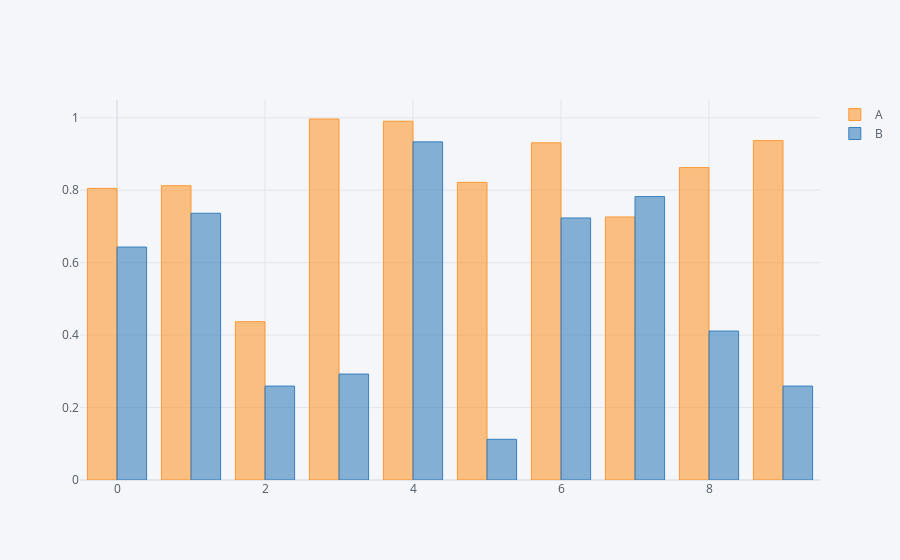

The notebook cell saved with this chart:
### Code cell
import cufflinks as cf
cf.go_offline()
cf.set_config_file(offline=False, world_readable=True)
df.iplot(kind='bar')

### Figure 1 — Plotly figure (JSON) as saved in the notebook; plotly's stock layout.template omitted (floating-point values rounded to 4 significant figures)
{"data": [{"marker": {"color": "rgba(255, 153, 51, 0.6)", "line": {"color": "rgba(255, 153, 51, 1.0)", "width": 1}}, "name": "A", "orientation": "v", "text": "", "type": "bar", "x": [0, 1, 2, 3, 4, 5, 6, 7, 8, 9], "y": [0.8051, 0.8126, 0.4371, 0.9967, 0.9906, 0.8219, 0.9309, 0.7262, 0.8625, 0.9371]}, {"marker": {"color": "rgba(55, 128, 191, 0.6)", "line": {"color": "rgba(55, 128, 191, 1.0)", "width": 1}}, "name": "B", "orientation": "v", "text": "", "type": "bar", "x": [0, 1, 2, 3, 4, 5, 6, 7, 8, 9], "y": [0.6431, 0.7365, 0.2593, 0.2925, 0.9336, 0.1123, 0.7234, 0.7824, 0.4113, 0.2593]}], "layout": {"legend": {"bgcolor": "#F5F6F9", "font": {"color": "#4D5663"}}, "paper_bgcolor": "#F5F6F9", "plot_bgcolor": "#F5F6F9", "title": {"font": {"color": "#4D5663"}}, "xaxis": {"gridcolor": "#E1E5ED", "showgrid": true, "tickfont": {"color": "#4D5663"}, "title": {"font": {"color": "#4D5663"}, "text": ""}, "zerolinecolor": "#E1E5ED"}, "yaxis": {"gridcolor": "#E1E5ED", "showgrid": true, "tickfont": {"color": "#4D5663"}, "title": {"font": {"color": "#4D5663"}, "text": ""}, "zerolinecolor": "#E1E5ED"}}}
